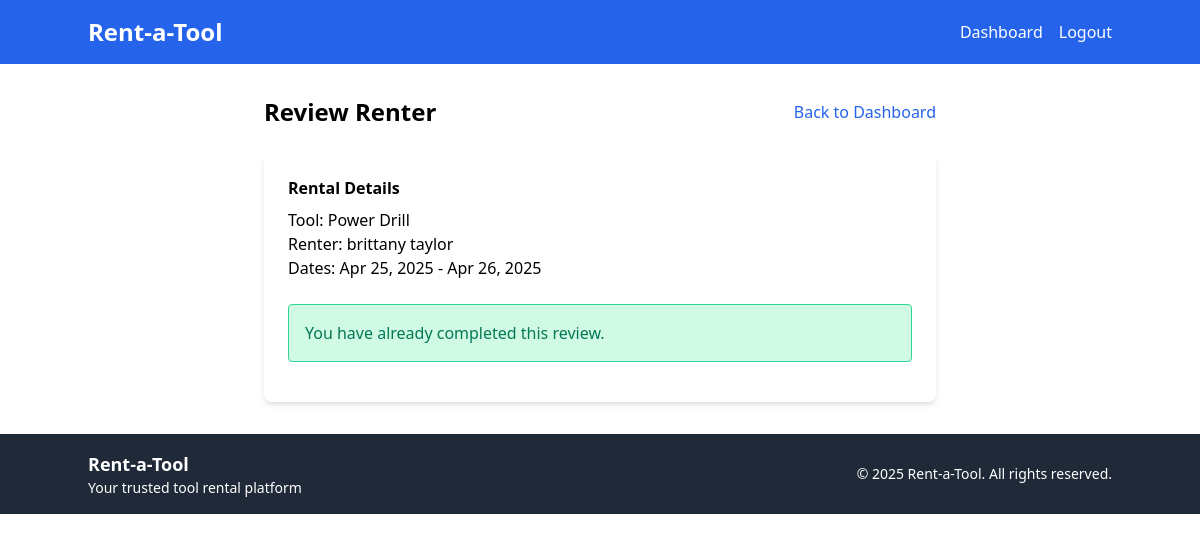
/dashboard/owner/leave_review.php?rental_id=1 (signed in), run on the app's committed database.
### tables this page shows
CREATE TABLE `rental` (
  `RentalID` int(11) NOT NULL,
  `ToolID` int(11) NOT NULL,
  `RenterID` int(11) NOT NULL,
  `RentalStartDate` date NOT NULL,
  `RentalEndDate` date NOT NULL,
  `ReturnDate` date DEFAULT NULL,
  `BaseRentalPrice` decimal(10,2) NOT NULL,
  `DepositFee` decimal(10,2) NOT NULL,
  `ServiceFee` decimal(10,2) NOT NULL,
  `TotalPrice` decimal(10,2) NOT NULL,
  `BorrowerFactor` float DEFAULT 1,
  `Status` enum('Pending','Approved','Completed','Returned') DEFAULT 'Pending',
  `DamageReport` text DEFAULT NULL,
  `DamageReported` tinyint(1) NOT NULL DEFAULT 0 COMMENT 'Flag indicating if tool was returned damaged',
  `NotReturned` tinyint(1) NOT NULL DEFAULT 0
);

CREATE TABLE `tool` (
  `ToolID` int(11) NOT NULL,
  `OwnerID` int(11) NOT NULL,
  `Name` varchar(100) NOT NULL,
  `Description` text DEFAULT NULL,
  `Images` text DEFAULT NULL,
  `PricePerDay` decimal(10,2) NOT NULL,
  `WeightedRating` float DEFAULT 0,
  `AvailabilityStatus` enum('Available','Rented','Unavailable') DEFAULT 'Available',
  `Category` enum('Hand Tools','Power Tools','Garden Tools','Electronics','Other') NOT NULL,
  `DateAdded` datetime DEFAULT current_timestamp(),
  `Location` varchar(255) DEFAULT NULL,
  `DeliveryOption` enum('Pickup Only','Delivery Available') NOT NULL DEFAULT 'Pickup Only',
  `DeliveryPrice` decimal(10,2) DEFAULT 0.00
);

CREATE TABLE `user` (
  `UserID` int(11) NOT NULL,
  `FirstName` varchar(50) NOT NULL,
  `LastName` varchar(50) NOT NULL,
  `PhoneNumber` varchar(15) DEFAULT NULL,
  `ProfilePhoto` text DEFAULT NULL,
  `IdentificationDocument` text DEFAULT NULL,
  `ProofOfAddress` text DEFAULT NULL,
  `Email` varchar(100) NOT NULL,
  `Password` varchar(255) NOT NULL,
  `UserType` enum('Owner','Renter','Admin') NOT NULL,
  `ReputationScore` float DEFAULT 0,
  `ReviewCount` int(11) DEFAULT 0,
  `RegistrationDate` datetime DEFAULT current_timestamp(),
  `CreatedAt` datetime DEFAULT current_timestamp(),
  `AvgRatingGiven` float DEFAULT 3,
  `ReviewsReceivedCount` int(11) NOT NULL DEFAULT 0
);

### dashboard/owner/leave_review.php (the view, shortened to what this page needs)
<?php
require_once '../../includes/db_connection.php';
require_once '../../includes/header.php';
$rentalId = isset($_GET['rental_id']) ? (int)$_GET['rental_id'] : 0;
$stmt = $pdo->prepare("
    SELECT r.*, t.Name as ToolName, t.ToolID,
           u.FirstName as RenterFirstName, u.LastName as RenterLastName,
           u.UserID as RenterID
    FROM Rental r
    JOIN Tool t ON r.ToolID = t.ToolID
    JOIN User u ON r.RenterID = u.UserID
    WHERE r.RentalID = :rentalId
    AND t.OwnerID = :ownerId
    AND r.Status = 'Completed'
");
$stmt->execute([
    'rentalId' => $rentalId,
    'ownerId' => $_SESSION['user_id']
]);
$rental = $stmt->fetch(PDO::FETCH_ASSOC);
$stmt = $pdo->prepare("SELECT ReviewID FROM Review WHERE RentalID = :rentalId AND ReviewerID = :ownerId AND EntityType = 'User' LIMIT 1");
$stmt->execute(['rentalId' => $rentalId, 'ownerId' => $_SESSION['user_id']]);
$existingReviewId = $stmt->fetchColumn();
?>
<div class="container mx-auto my-8">
    <div class="max-w-2xl mx-auto">
        <div class="flex justify-between items-center mb-6">
            <h2 class="text-2xl font-bold">Review Renter</h2>
            <a href="index.php" class="text-blue-600 hover:underline">Back to Dashboard</a>
        </div>
        <div class="bg-white rounded-lg shadow-md p-6">
            <div class="mb-6">
                <h3 class="font-semibold mb-2">Rental Details</h3>
                <p>Tool: <?php echo htmlspecialchars($rental['ToolName']); ?></p>
                <p>Renter: <?php echo htmlspecialchars($rental['RenterFirstName'] . ' ' . $rental['RenterLastName']); ?></p>
                <p>Dates: <?php
                    echo date('M d, Y', strtotime($rental['RentalStartDate'])) . ' - ' .
                    date('M d, Y', strtotime($rental['RentalEndDate']));
                ?></p>
            </div>
<?php if ($existingReviewId): ?>
    <div class="p-4 bg-green-100 border border-green-400 text-green-700 rounded mb-4 max-w-2xl mx-auto">
        You have already completed this review.
    </div>
<?php endif; ?>
        </div>
    </div>
</div>
<?php require_once '../../includes/footer.php'; ?>

### data on the page
rental: ToolID.Name "Power Drill", RenterID.LastName "brittany taylor", RentalStartDate "Apr 25, 2025", RentalEndDate "Apr 26, 2025"
